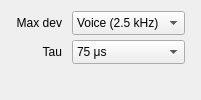
      <widget class="QWidget" name="demodFmOpt">
       <layout class="QVBoxLayout" name="verticalLayout_5">
        <item>
         <layout class="QFormLayout" name="pagedemodFormLayout2">
          <property name="fieldGrowthPolicy">
           <enum>QFormLayout::AllNonFixedFieldsGrow</enum>
          </property>
          <property name="labelAlignment">
           <set>Qt::AlignRight|Qt::AlignTrailing|Qt::AlignVCenter</set>
          </property>
          <property name="horizontalSpacing">
           <number>10</number>
          </property>
          <property name="verticalSpacing">
           <number>5</number>
          </property>
          <property name="leftMargin">
           <number>5</number>
          </property>
          <property name="rightMargin">
           <number>5</number>
          </property>
          <property name="bottomMargin">
           <number>5</number>
          </property>
          <item row="0" column="0">
           <widget class="QLabel" name="maxdevLabel">
            <property name="text">
             <string>Max dev</string>
            </property>
            <property name="alignment">
             <set>Qt::AlignRight|Qt::AlignTrailing|Qt::AlignVCenter</set>
            </property>
           </widget>
          </item>
          <item row="0" column="1">
           <widget class="QComboBox" name="maxdevSelector">
            <property name="sizePolicy">
             <sizepolicy hsizetype="Preferred" vsizetype="Minimum">
              <horstretch>0</horstretch>
              <verstretch>0</verstretch>
             </sizepolicy>
            </property>
            <property name="minimumSize">
             <size>
              <width>0</width>
              <height>24</height>
             </size>
            </property>
            <property name="toolTip">
             <string>Maximum FM deviation</string>
            </property>
            <property name="statusTip">
             <string>Maximum FM deviation</string>
            </property>
            <property name="currentIndex">
             <number>0</number>
            </property>
            <item>
             <property name="text">
              <string>Voice (2.5 kHz)</string>
             </property>
            </item>
            <item>
             <property name="text">
              <string>Voice (5 kHz)</string>
             </property>
            </item>
            <item>
             <property name="text">
              <string>APT (17 kHz)</string>
             </property>
            </item>
            <item>
             <property name="text">
              <string>APT (25 kHz)</string>
             </property>
            </item>
           </widget>
          </item>
          <item row="1" column="0">
           <widget class="QLabel" name="emphLabel">
            <property name="text">
             <string>Tau</string>
            </property>
            <property name="alignment">
             <set>Qt::AlignRight|Qt::AlignTrailing|Qt::AlignVCenter</set>
            </property>
           </widget>
          </item>
          <item row="1" column="1">
           <widget class="QComboBox" name="emphSelector">
            <property name="sizePolicy">
             <sizepolicy hsizetype="Preferred" vsizetype="Minimum">
              <horstretch>0</horstretch>
              <verstretch>0</verstretch>
             </sizepolicy>
            </property>
            <property name="minimumSize">
             <size>
              <width>0</width>
              <height>24</height>
             </size>
            </property>
            <property name="toolTip">
             <string>Time constant for the FM de-emphasis IIR filter.
For narrow band FM use 530 μs.
50 μs and 75 μs are used for broadcast FM depending on region.
For digital modes it is best to switch it off.</string>
            </property>
            <property name="statusTip">
             <string/>
            </property>
            <property name="editable">
             <bool>false</bool>
            </property>
            <property name="currentIndex">
             <number>3</number>
            </property>
            <item>
             <property name="text">
              <string>Off</string>
             </property>
            </item>
            <item>
             <property name="text">
              <string>25 μs</string>
             </property>
            </item>
            <item>
             <property name="text">
              <string>50 μs</string>
             </property>
            </item>
            <item>
             <property name="text">
              <string>75 μs</string>
             </property>
            </item>
            <item>
             <property name="text">
              <string>100 μs</string>
             </property>
            </item>
            <item>
             <property name="text">
              <string>250 μs</string>
             </property>
            </item>
            <item>
             <property name="text">
              <string>530 μs</string>
             </property>
            </item>
            <item>
             <property name="text">
              <string>1 ms</string>
             </property>
            </item>
           </widget>
          </item>
         </layout>
        </item>
       </layout>
      </widget>
